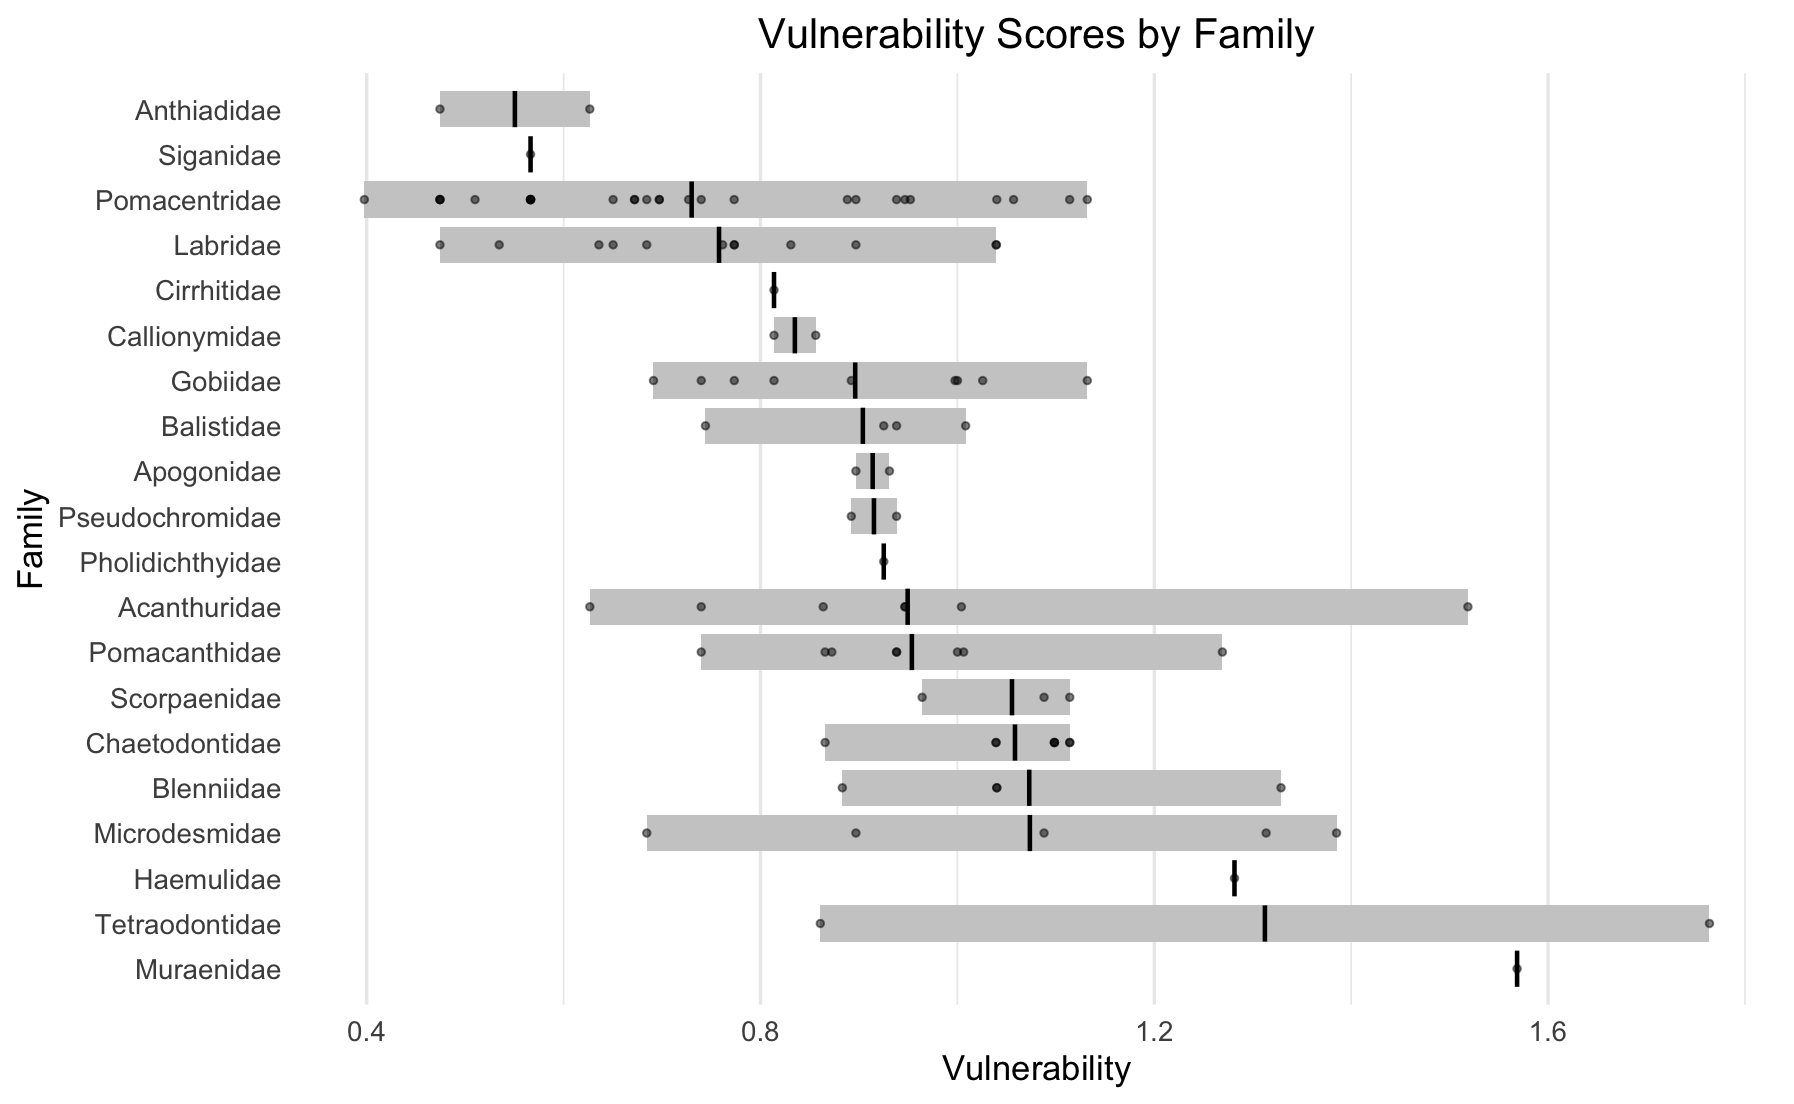

Here is the R script that generated this plot:
#Plot for Vulnerability Scores per Family

#1. Install & Load required libraries
install.packages("tidyverse")
install.packages("dplyr")
installed.packages("ggplot2")

library(tidyverse)
library(dplyr)
library(ggplot2)

#2. Read the CSV file
vdata <- read.csv("/Users/findingjemo/Documents/PSA/PH/FamilyV.csv", stringsAsFactors = FALSE)

#3. Summarize data by grouping by family & getting mean V, then order to show decreasing V
summary_stats <- vdata %>%
  group_by(Family) %>%
  summarise(
    mean_v = mean(Vulnerability, na.rm = TRUE),
    min_v = min(Vulnerability, na.rm = TRUE),
    max_v = max(Vulnerability, na.rm = TRUE)
  ) %>%
  arrange(desc(mean_v)) %>%
  mutate(Family = factor(Family, levels = Family))

#4. Make bar plot w/ bar showing range, mean V shown as a line & V scores as dots

ggplot() +
  geom_rect(
    data = summary_stats,
    aes(
      xmin = min_v, xmax = max_v,
      ymin = as.numeric(Family) - 0.4,
      ymax = as.numeric(Family) + 0.4
    ),
    fill = "gray80", color = NA
  ) +
  geom_segment(
    data = summary_stats,
    aes(
      x = mean_v, xend = mean_v,
      y = as.numeric(Family) - 0.4,
      yend = as.numeric(Family) + 0.4
    ),
    color = "black", linewidth = 0.8
  ) +
  geom_point(
    data = vdata,
    aes(x = Vulnerability, y = as.numeric(factor(Family, levels = summary_stats$Family))),
    shape = 21, fill = "black", color = "black", size = 1, alpha = 0.5
  ) +
  scale_y_continuous(
    breaks = seq_along(summary_stats$Family),
    labels = summary_stats$Family,
    expand = expansion(mult = c(0.02, 0.02))
  ) +
  labs(
    title = "Vulnerability Scores by Family",
    x = "Vulnerability",
    y = "Family"
  ) +
  theme_minimal(base_size = 13) +
  theme(
    panel.grid.major.y = element_blank(),
    panel.grid.minor.y = element_blank(),
    plot.title = element_text(hjust=0.5)
  )
